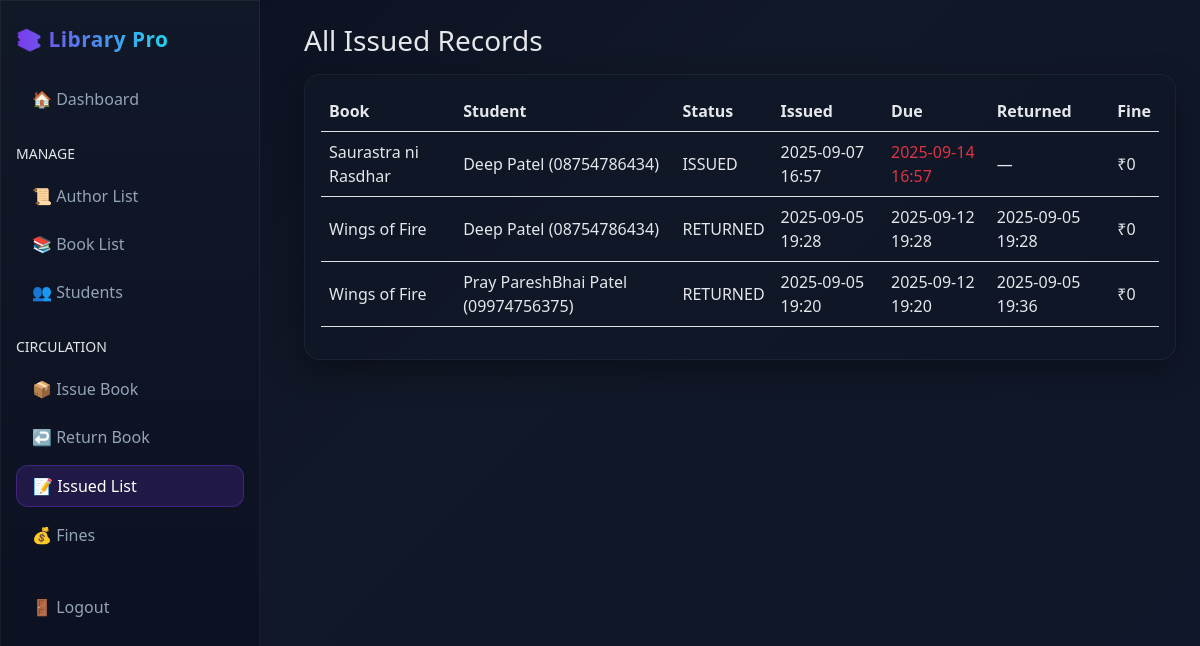
Screenshot of /issued/ (signed in) with the database file from the repository.
### library/models.py (models this page shows, shortened)
class Issue(models.Model):
    STATUS = (
        ("ISSUED", "Issued"),
        ("RETURNED", "Returned"),
    )
    student = models.ForeignKey(Student, on_delete=models.CASCADE, related_name="issues")
    book = models.ForeignKey(Book, on_delete=models.CASCADE, related_name="issues")
    issue_date = models.DateTimeField(default=timezone.now)
    due_date = models.DateTimeField(blank=True, null=True)
    return_date = models.DateTimeField(blank=True, null=True)
    status = models.CharField(max_length=10, choices=STATUS, default="ISSUED")
    fine = models.PositiveIntegerField(default=0)
    @property
    def is_overdue(self):
        ref = self.return_date or timezone.now()
        return ref > (self.due_date or self.issue_date + timezone.timedelta(days=7))

class Book(models.Model):
    CATEGORY_CHOICES = [
        ("Fiction", "Fiction"),
        ("Non-Fiction", "Non-Fiction"),
        ("Science", "Science"),
        ("Technology", "Technology"),
        ("History", "History"),
        ("Biography", "Biography"),
        ("Other", "Other"),
    ]
    title = models.CharField(max_length=200)
    image = models.ImageField(upload_to="books/", blank=True, null=True)
    author = models.ForeignKey(Author, on_delete=models.CASCADE, related_name="books")
    isbn = models.CharField(max_length=20, unique=True)
    category = models.CharField(max_length=50, choices=CATEGORY_CHOICES, default="Other")
    description = models.TextField(blank=True)
    publication_date = models.DateField(blank=True, null=True)
    total_copies = models.PositiveIntegerField(default=1)
    available_copies = models.PositiveIntegerField(default=1)

class Student(models.Model):
    name = models.CharField(max_length=150)
    phone = models.CharField(max_length=20)
    email = models.EmailField(unique=True)
    address = models.TextField()
    photo = models.ImageField(upload_to="students/", blank=True, null=True)
    dob = models.DateField()

### library/views.py (the view)
# urls.py: path("issued/", views.issued_book_list, name="issued_book_list"),
@login_required
def issued_book_list(request):
    issues = Issue.objects.select_related("book", "student").order_by("-issue_date")
    return render(request, "library/issued_book_list.html", {"issues": issues})

### templates/library/issued_book_list.html (shortened to what this page needs)
{% extends "library/base.html" %}
{% block content %}
<h3 class="mb-3">All Issued Records</h3>
<div class="card p-3">
  <div class="table-responsive">
    <table class="table align-middle">
      <thead>
        <tr><th>Book</th><th>Student</th><th>Status</th><th>Issued</th><th>Due</th><th>Returned</th><th>Fine</th></tr>
      </thead>
      <tbody>
        {% for i in issues %}
        <tr>
          <td>{{ i.book.title }}</td>
          <td>{{ i.student.name }} ({{ i.student.phone }})</td>
          <td>{{ i.status }}</td>
          <td>{{ i.issue_date|date:"Y-m-d H:i" }}</td>
          <td class="{% if i.is_overdue and i.status == 'ISSUED' %}text-danger{% endif %}">
            {{ i.due_date|date:"Y-m-d H:i" }}
          </td>
          <td>{% if i.return_date %}{{ i.return_date|date:"Y-m-d H:i" }}{% else %}—{% endif %}</td>
          <td>₹{{ i.fine }}</td>
        </tr>
        {% empty %}
        <tr><td colspan="7" class="text-center text-muted">No issue records.</td></tr>
        {% endfor %}
      </tbody>
    </table>
  </div>
</div>
{% endblock %}

### templates/library/base.html (style rules this page uses)
:root { --bg:#0f172a; --panel:#111827; --accent:#7c3aed; --accent-2:#22d3ee; --text:#e5e7eb; --muted:#94a3b8; }
body { background: linear-gradient(135deg, #0b1020, #111827 40%, #0f172a); color:var(--text); min-height:100vh; }
.card { background: rgba(17,24,39,.7); border: 1px solid rgba(255,255,255,.05); border-radius: 16px; color:var(--text); box-shadow: 0 10px 30px rgba(0,0,0,.35); }
.table > :not(caption) > * > * { color: #e5e7eb; background: transparent; }

### rows the page displays
Issue: book "Saurastra ni Rasdhar", student.name "Deep Patel", student.phone "08754786434", status "ISSUED", issue_date "2025-09-07 16:57", due_date "2025-09-14 16:57", fine "0"
Issue: book "Wings of Fire", student.name "Deep Patel", student.phone "08754786434", status "RETURNED", issue_date "2025-09-05 19:28", due_date "2025-09-12 19:28", return_date "2025-09-05 19:28", fine "0"
Issue: book "Wings of Fire", student.name "Pray PareshBhai Patel", student.phone "09974756375", status "RETURNED", issue_date "2025-09-05 19:20", due_date "2025-09-12 19:20", return_date "2025-09-05 19:36", fine "0"
